Frame 1 (no input): blank canvas, image omitted
Frame 60 (the mouse pressed at the canvas centre just before this capture): blank canvas, image omitted
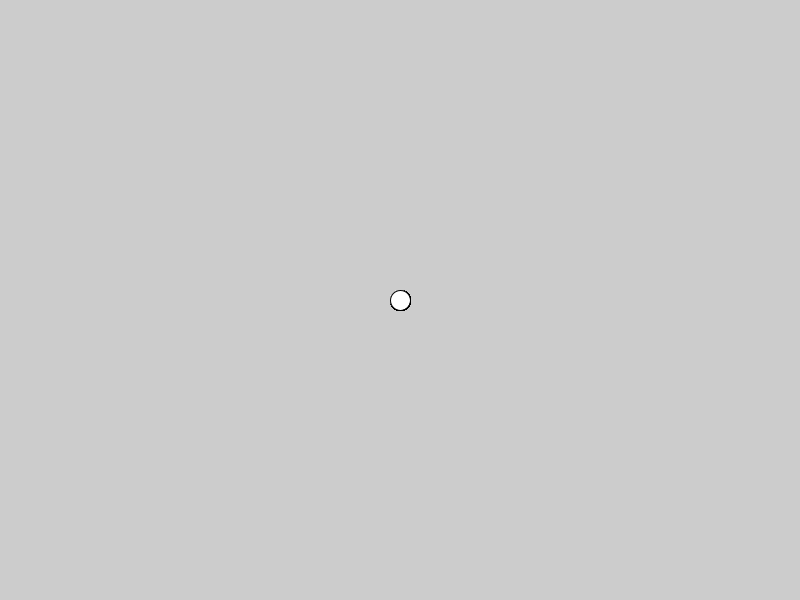
Frame 120 (the mouse held since frame 60 and released just before this capture)

The Processing sketch whose frames 1 and 60 were blank and that drew this single picture after the mouse press (run headless with seeded random() and noise(); from frame 60 on, the mouse is pressed at the canvas centre):

// Processing sketch: class8_06
// ── class8_06.pde
void setup() {
  size(800,600);
}

void draw() {
  // if the mouse is pressed
  if (mousePressed) {
    ellipse(mouseX,mouseY,20,20);
    // do something.
    //int r = int(random(0, 255));
    //int g = int(random(0, 255));
    //int b = int(random(0, 255));
    //background(r, g, b);
  }
}

void mousePressed() {
}
